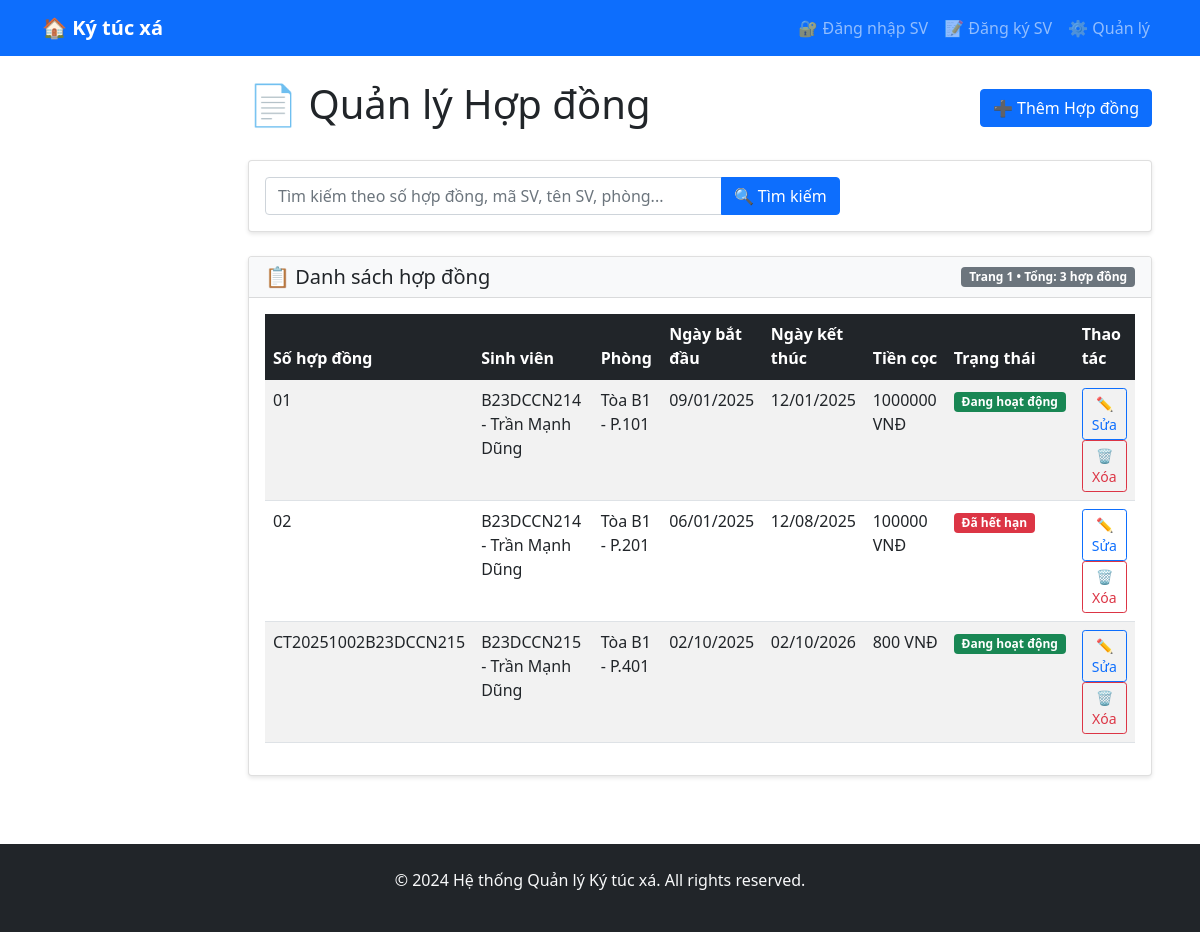
The app's page /contracts/ with its own data.
### dormitory/models.py (models this page shows, shortened)
class Contract(models.Model):
    contract_number = models.CharField(max_length=20, unique=True)
    student = models.ForeignKey(Student, on_delete=models.CASCADE)
    room = models.ForeignKey(Room, on_delete=models.CASCADE)
    start_date = models.DateField()
    end_date = models.DateField()
    deposit = models.DecimalField(max_digits=10, decimal_places=2)
    status_choices = (
        ('active', 'Đang hoạt động'),
        ('expired', 'Đã hết hạn'),
        ('terminated', 'Đã chấm dứt'),
    )
    status = models.CharField(max_length=20, choices=status_choices, default='active')
    created_at = models.DateTimeField(auto_now_add=True)

class Student(models.Model):
    user = models.OneToOneField(CustomUser, on_delete=models.CASCADE)
    student_id = models.CharField(max_length=20, unique=True)
    university = models.CharField(max_length=200)
    faculty = models.CharField(max_length=100)
    course = models.CharField(max_length=50)
    full_name = models.CharField(max_length=100, blank=True)
    date_of_birth = models.DateField(null=True, blank=True)

class Room(models.Model):
    room_number = models.CharField(max_length=10)
    building = models.ForeignKey(Building, on_delete=models.CASCADE)
    room_type = models.ForeignKey(RoomType, on_delete=models.CASCADE)
    floor = models.IntegerField()
    status_choices = (
        ('available', 'Còn trống'),
        ('occupied', 'Đã thuê'),
        ('maintenance', 'Bảo trì'),
    )
    status = models.CharField(max_length=20, choices=status_choices, default='available')
    notes = models.TextField(blank=True)
    class Meta:
        unique_together = ['building', 'room_number']

class Building(models.Model):
    name = models.CharField(max_length=100)
    address = models.TextField()
    total_floors = models.IntegerField()
    description = models.TextField(blank=True)
    created_at = models.DateTimeField(auto_now_add=True)

### dormitory/views.py (the view, shortened to what this page needs)
# urls.py: path('contracts/', views.contract_list, name='contract_list'),
def contract_list(request):
    contracts = Contract.objects.select_related('student', 'room').all()
    search_query = request.GET.get('search', '')
    paginator = Paginator(contracts, 10)
    page_number = request.GET.get('page')
    page_obj = paginator.get_page(page_number)
    return render(request, 'dormitory/contract_list.html', {
        'page_obj': page_obj,
        'search_query': search_query
    })

### dormitory/templates/dormitory/contract_list.html (shortened to what this page needs)
{% extends 'base.html' %}
{% block content %}
<div class="d-flex justify-content-between align-items-center mb-4">
    <h1>📄 Quản lý Hợp đồng</h1>
    <a href="{% url 'contract_create' %}" class="btn btn-primary">➕ Thêm Hợp đồng</a>
</div>
<div class="card mb-4">
    <div class="card-body">
        <form method="get" class="row g-3 align-items-center">
            <div class="col-md-8">
                <div class="input-group">
                    <input type="text" name="search" class="form-control"
                           placeholder="Tìm kiếm theo số hợp đồng, mã SV, tên SV, phòng..."
                           value="{{ search_query }}">
                    <button type="submit" class="btn btn-primary">🔍 Tìm kiếm</button>
                </div>
            </div>
        </form>
    </div>
</div>
<div class="card">
    <div class="card-header bg-light">
        <div class="d-flex justify-content-between align-items-center">
            <h5 class="mb-0">📋 Danh sách hợp đồng</h5>
            <span class="badge bg-secondary">
                Trang {{ page_obj.number }} • Tổng: {{ page_obj.paginator.count }} hợp đồng
            </span>
        </div>
    </div>
    <div class="card-body">
        <div class="table-responsive">
            <table class="table table-striped table-hover">
                <thead class="table-dark">
                    <tr>
                        <th>Số hợp đồng</th>
                        <th>Sinh viên</th>
                        <th>Phòng</th>
                        <th>Ngày bắt đầu</th>
                        <th>Ngày kết thúc</th>
                        <th>Tiền cọc</th>
                        <th>Trạng thái</th>
                        <th>Thao tác</th>
                    </tr>
                </thead>
                <tbody>
                    {% for contract in page_obj %}
                    <tr>
                        <td>{{ contract.contract_number }}</td>
                        <td>
                            {{ contract.student.student_id }} -
                            {% if contract.student.full_name %}
                                {{ contract.student.full_name }}
                            {% else %}
                                {{ contract.student.user.get_full_name }}
                            {% endif %}
                        </td>
                        <td>{{ contract.room.building.name }} - P.{{ contract.room.room_number }}</td>
                        <td>{{ contract.start_date|date:"d/m/Y" }}</td>
                        <td>{{ contract.end_date|date:"d/m/Y" }}</td>
                        <td>{{ contract.deposit|floatformat:0 }} VNĐ</td>
                        <td>
                            <span class="badge
                                {% if contract.status == 'active' %}bg-success
                                {% elif contract.status == 'expired' %}bg-danger
                                {% else %}bg-warning{% endif %}">
                                {{ contract.get_status_display }}
                            </span>
                        </td>
                        <td>
                            <a href="{% url 'contract_edit' contract.pk %}" class="btn btn-sm btn-outline-primary">✏️ Sửa</a>
                            <a href="{% url 'contract_delete' contract.pk %}" class="btn btn-sm btn-outline-danger">🗑️ Xóa</a>
                        </td>
                    </tr>
                    {% endfor %}
                </tbody>
            </table>
        </div>
    </div>
</div>
{% endblock %}

### templates/base.html (style rules this page uses)
.card { box-shadow: 0 2px 4px rgba(0, 0, 0, 0.1); margin-bottom: 20px; }

### records on screen
Contract: contract_number "01", student.student_id "B23DCCN214", student.full_name "Trần Mạnh Dũng", room.building.name "Tòa B1", room.room_number "101", start_date "09/01/2025", end_date "12/01/2025", deposit "1000000", status "Đang hoạt động"
Contract: contract_number "02", student.student_id "B23DCCN214", student.full_name "Trần Mạnh Dũng", room.building.name "Tòa B1", room.room_number "201", start_date "06/01/2025", end_date "12/08/2025", deposit "100000", status "Đã hết hạn"
Contract: contract_number "CT20251002B23DCCN215", student.student_id "B23DCCN215", student.full_name "Trần Mạnh Dũng", room.building.name "Tòa B1", room.room_number "401", start_date "02/10/2025", end_date "02/10/2026", deposit "800", status "Đang hoạt động"

### other values on screen
{{ page_obj.number }} "1"
{{ page_obj.paginator.count }} "3"
